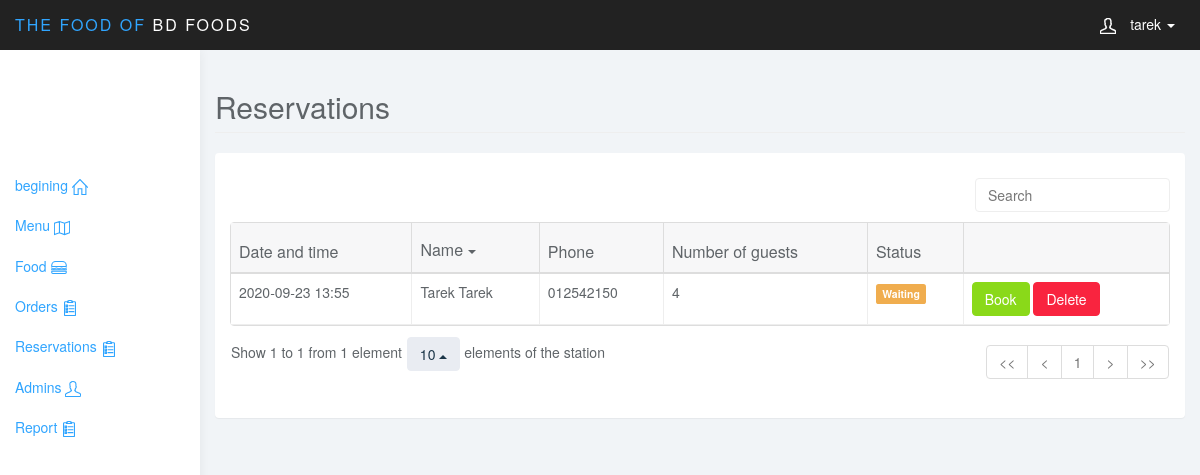
The app's page /admin/index.php?page=reservations (signed in) with its own data.
### tables this page shows
CREATE TABLE `reservations` (
  `id` int(11) NOT NULL,
  `first_name` varchar(100) NOT NULL,
  `last_name` varchar(100) NOT NULL,
  `reservation_date` datetime NOT NULL,
  `people_number` int(11) NOT NULL,
  `phone` varchar(100) NOT NULL,
  `status` int(11) NOT NULL
);

### admin/Models/Admin.php (called while the page is built, shortened)
<?php
class Admin{
	private $db;
	public function __construct(){
				try{
	$this->db=new PDO("mysql:host=localhost;dbname=food_store","root","");
	$this->db->setAttribute(PDO::ATTR_ERRMODE,PDO::ERRMODE_EXCEPTION);
	}
	catch(Exception $e){
		die($e->getMessage());
	}
	}
public function getAllReservations(){
	$q=$this->db->query("SELECT * FROM `reservations`");
	$reservations=$q->fetchAll(PDO::FETCH_OBJ);
	return $reservations;
}
}

### admin/views/reservations.php (the view, shortened to what this page needs)
<?php
$reservations=$admin->getAllReservations();
?>
<div class="col-sm-9 col-sm-offset-3 col-lg-10 col-lg-offset-2 main">
	<div class="row">
		<div class="col-lg-12">
			<h2 class="page-header">Reservations
		</h2>
		</div>
	</div>
	<div class="row">
		<div class="col-lg-12">
			<div class="panel panel-default">
				<div class="panel-body">
					<table data-toggle="table"    data-search="true" data-select-item-name="toolbar1" data-pagination="true" data-sort-name="name" data-sort-order="desc">
					    <thead>
					    <tr> <th data-field="datetime" data-sortable="true">Date and time</th>
					  						        <th data-field="name" data-sortable="true">Name</th>
					  						         <th data-field="phone" data-sortable="true">Phone</th>
					  						          <th data-field="number" data-sortable="true">Number of guests</th>
					  						          <th>Status</th>
					    </tr>
					    </thead>
					    <tbody>
					    <?php foreach($reservations as $ad){ ?>
					    <tr>
					    <td><?php echo substr($ad->reservation_date,0,16); ?></td>
					    <td> <?php echo $ad->first_name." ".$ad->last_name; ?></td>
					    <td> <?php echo $ad->phone; ?></td>
					    <td> <?php echo $ad->people_number; ?></td>
					    <td>
					    <?php if($ad->status==0){ ?>
					    	<label class="label label-warning">Waiting</label>
					    <?php }else{ ?>
				<label class="label label-success">Reserved</label>
					    <?php } ?></td>
					    <td>
					    <?php if($ad->status==0){ ?>
					        <a href="index.php?page=reservations&action=reserve&id=<?php echo $ad->id; ?>"><button class="btn btn-success" >Book</button></a>
					        <?php } ?>
					         <a href="index.php?page=reservations&action=delete&id=<?php echo $ad->id; ?>"><button class="btn btn-danger" >Delete</button></a>
					    </td>
					    </tr>
					    <?php } ?>
					    </tbody>
					</table>
				</div>
			</div>
		</div>
	</div>
</div>

### admin/css/styles.css (style rules this page uses)
body { background: #f1f4f7; padding-top: 50px; color: #5f6468; }
a, a:hover, a:focus { color: #30a5ff; }
h1, h2, h3, h4, h5, h6 { color: #5f6468; }
h2 { font-weight: 300; margin-bottom: 20px; }
.btn-success, .btn-success:hover, .btn-success:focus, .btn-success:active, .btn-success.active, .open > .dropdown-toggle.btn-success, .btn-success.disabled, .btn-success[disabled], fieldset[disabled] .btn-success, .btn-success.disabled:hover, .btn-success[disabled]:hover, fieldset[disabled] .btn-success:hover, .btn-success.disabled:focus, .btn-success[disabled]:focus, fieldset[disabled] .btn-success:focus, .btn-success.disabled:active, .btn-success[disabled]:active, fieldset[disabled] .btn-success:active, .btn-success.disabled.active, .btn-success[disabled].active, fieldset[disabled] .btn-success.active { background-color: #8ad919; border-color: #8ad919; }
.btn-danger, .btn-danger:hover, .btn-danger:focus, .btn-danger:active, .btn-danger.active, .open > .dropdown-toggle.btn-danger, .btn-danger.disabled, .btn-danger[disabled], fieldset[disabled] .btn-danger, .btn-danger.disabled:hover, .btn-danger[disabled]:hover, fieldset[disabled] .btn-danger:hover, .btn-danger.disabled:focus, .btn-danger[disabled]:focus, fieldset[disabled] .btn-danger:focus, .btn-danger.disabled:active, .btn-danger[disabled]:active, fieldset[disabled] .btn-danger:active, .btn-danger.disabled.active, .btn-danger[disabled].active, fieldset[disabled] .btn-danger.active { background-color: #f9243f; border-color: #f9243f; }
.panel { border: 0; }
.table { background: #fff; }

### records on screen
reservations: reservation_date "2020-09-23 13:55", first_name "Tarek", last_name "Tarek", phone "012542150", people_number "4", status "Waiting"

### other values on screen
$_SESSION["login"] "tarek"
